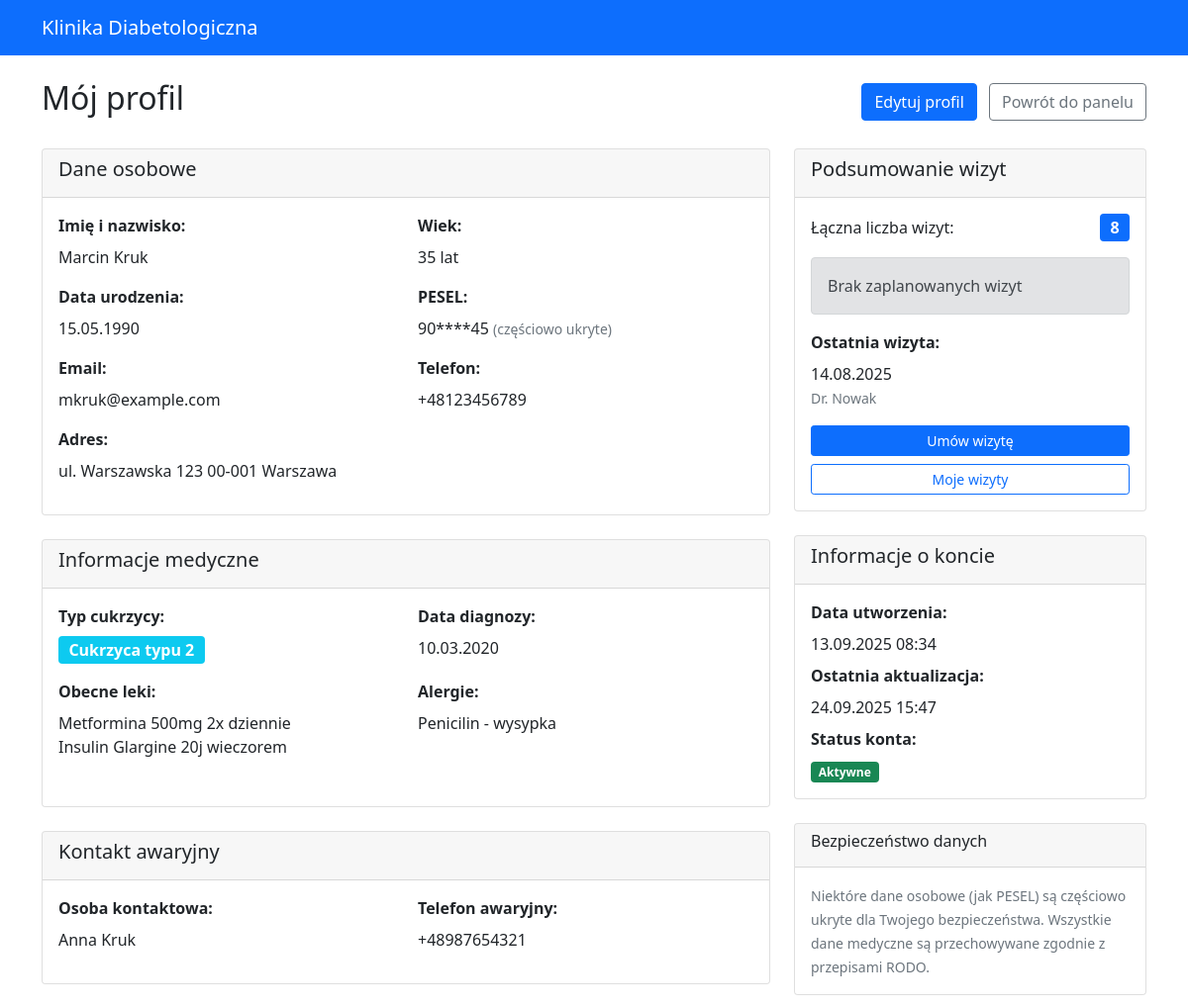
Page /patients/profile/ (signed in) on the earlier database version.
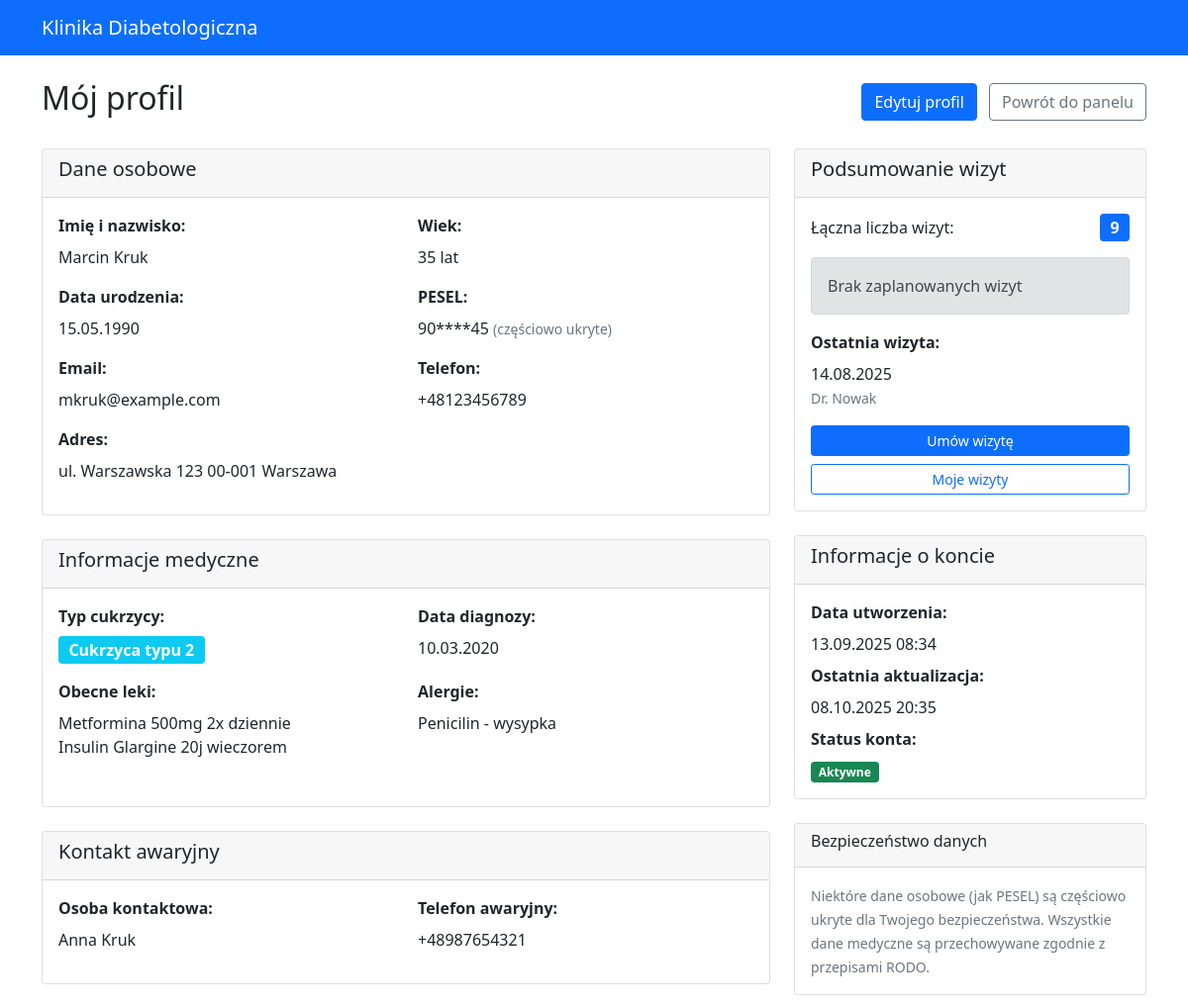
Same page on the later database version.
### patients/models.py (models this page shows, shortened)
class Patient(models.Model):
    user = models.OneToOneField(settings.AUTH_USER_MODEL, on_delete=models.CASCADE, related_name='patient_profile')
    date_of_birth = models.DateField()
    pesel = models.CharField(max_length=11, unique=True)
    address = models.TextField()
    emergency_contact_name = models.CharField(max_length=100)
    emergency_contact_phone = models.CharField(max_length=15)
    diabetes_type = models.CharField(
        max_length=15,
        choices=[
            ('healthy', 'Zdrowy'),
            ('type1', 'Cukrzyca typu 1'),
            ('type2', 'Cukrzyca typu 2'),
            ('gestational', 'Cukrzyca ciążowa'),
        ]
    )
    diagnosis_date = models.DateField(null=True, blank=True)
    current_medications = models.TextField(blank=True)
    allergies = models.TextField(blank=True)
    last_cancellation_time = models.DateTimeField(null=True, blank=True, help_text="Czas ostatniego anulowania wizyty")
    created_at = models.DateTimeField(auto_now_add=True)
    updated_at = models.DateTimeField(auto_now=True)
    def get_age(self):
        today = timezone.now().date()
        return today.year - self.date_of_birth.year - ((today.month, today.day) < (self.date_of_birth.month, self.date_of_birth.day))
    def get_last_appointment(self):
        return self.appointments.filter(status='completed').order_by('-appointment_date').first()
    def get_next_appointment(self):
        return self.appointments.filter(
            status='scheduled',
            appointment_date__gte=timezone.now()
        ).order_by('appointment_date').first()
    def get_total_appointments(self):
        return self.appointments.count()
    def get_masked_pesel(self):
        if len(self.pesel) >= 11:
            return f"{self.pesel[:2]}****{self.pesel[-2:]}"
        return "***"
    class Meta:
        verbose_name = "Pacjent"
        verbose_name_plural = "Pacjenci"

### patients/views.py (the view)
# urls.py: path('profile/', views.profile, name='profile'),
@login_required
def profile(request):
    if not request.user.is_patient():
        return redirect('authentication:login')
    patient = request.user.patient_profile
    last_appointment = patient.get_last_appointment()
    next_appointment = patient.get_next_appointment()
    total_appointments = patient.get_total_appointments()
    context = {
        'patient': patient,
        'last_appointment': last_appointment,
        'next_appointment': next_appointment,
        'total_appointments': total_appointments,
        'age': patient.get_age(),
    }
    return render(request, 'patients/profile.html', context)

### authentication/models.py (called while the page is built)
    def is_patient(self):
        return self.user_type == 'patient'

### patients/templates/patients/profile.html (shortened to what the changed rows need)
{% extends 'authentication/base.html' %}
{% block content %}
<div class="row">
    <div class="col-md-12">
        <div class="d-flex justify-content-between align-items-center mb-4">
            <h2>Mój profil</h2>
        </div>
        <div class="row">
            <div class="col-lg-8">
                <div class="card mb-4">
                    <div class="card-body">
                        <div class="row">
                            <div class="col-md-6 mb-3">
                                <label class="form-label fw-bold">Data urodzenia:</label>
                                <p class="mb-0">{{ patient.date_of_birth|date:"d.m.Y" }}</p>
                            </div>
                            <div class="col-md-6 mb-3">
                                <label class="form-label fw-bold">PESEL:</label>
                                <p class="mb-0">
                                    {{ patient.get_masked_pesel }}
                                    <small class="text-muted">(częściowo ukryte)</small>
                                </p>
                            </div>
                        </div>
                        <div class="row">
                            <div class="col-12 mb-3">
                                <label class="form-label fw-bold">Adres:</label>
                                <p class="mb-0">{{ patient.address }}</p>
                            </div>
                        </div>
                    </div>
                </div>
                <div class="card mb-4">
                    <div class="card-body">
                        <div class="row">
                            <div class="col-md-6 mb-3">
                                <p class="mb-0">
                                    <span class="badge bg-info fs-6">
                                        {{ patient.get_diabetes_type_display }}
                                    </span>
                                </p>
                            </div>
                            <div class="col-md-6 mb-3">
                                <label class="form-label fw-bold">Data diagnozy:</label>
                                <p class="mb-0">{{ patient.diagnosis_date|date:"d.m.Y" }}</p>
                            </div>
                        </div>
                        <div class="row">
                            <div class="col-md-6 mb-3">
                                <p class="mb-0">
                                    {% if patient.current_medications %}
                                        {{ patient.current_medications|linebreaks }}
                                    {% else %}
                                        <em class="text-muted">Brak informacji</em>
                                    {% endif %}
                                </p>
                            </div>
                            <div class="col-md-6 mb-3">
                                <p class="mb-0">
                                    {% if patient.allergies %}
                                        {{ patient.allergies|linebreaks }}
                                    {% else %}
                                        <em class="text-muted">Brak znanych alergii</em>
                                    {% endif %}
                                </p>
                            </div>
                        </div>
                    </div>
                </div>
                <div class="card mb-4">
                    <div class="card-body">
                        <div class="row">
                            <div class="col-md-6 mb-3">
                                <label class="form-label fw-bold">Osoba kontaktowa:</label>
                                <p class="mb-0">{{ patient.emergency_contact_name }}</p>
                            </div>
                            <div class="col-md-6 mb-3">
                                <label class="form-label fw-bold">Telefon awaryjny:</label>
                                <p class="mb-0">{{ patient.emergency_contact_phone }}</p>
                            </div>
                        </div>
                    </div>
                </div>
            </div>
            <div class="col-lg-4">
                <div class="card mb-4">
                    <div class="card-body">
                        <div class="d-flex justify-content-between align-items-center mb-3">
                            <span>Łączna liczba wizyt:</span>
                            <span class="badge bg-primary fs-6">{{ total_appointments }}</span>
                        </div>
                    </div>
                </div>
                <div class="card mb-4">
                    <div class="card-body">
                        <div class="mb-2">
                            <label class="form-label fw-bold">Data utworzenia:</label>
                            <p class="mb-0">{{ patient.created_at|date:"d.m.Y H:i" }}</p>
                        </div>
                        <div class="mb-2">
                            <label class="form-label fw-bold">Ostatnia aktualizacja:</label>
                            <p class="mb-0">{{ patient.updated_at|date:"d.m.Y H:i" }}</p>
                        </div>
                    </div>
                </div>
            </div>
        </div>
    </div>
</div>
{% endblock %}

Differences in the rows shown:
changed Patient "ul. Warszawska 123 00-001 Warszawa": updated_at "24.09.2025 15:47" → "08.10.2025 20:35"
Other differences:
{{ total_appointments }}: "8" → "9"
